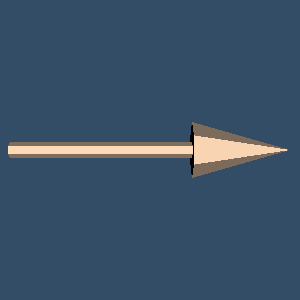

The script that drew this image:
#!/usr/bin/env python

# Render a 3D arrow using vtkArrowSource. The source produces a polygonal
# arrow pointing along the positive X axis.

# Factory overrides: importing these modules registers the OpenGL rendering
# and interaction style implementations for vtkRenderingCore factory classes.
import vtkmodules.vtkInteractionStyle  # noqa: F401
import vtkmodules.vtkRenderingOpenGL2  # noqa: F401
# VTK pipeline classes used in this example
from vtkmodules.vtkFiltersSources import vtkArrowSource
from vtkmodules.vtkRenderingCore import (
    vtkActor,
    vtkPolyDataMapper,
    vtkRenderWindow,
    vtkRenderWindowInteractor,
    vtkRenderer,
)

# Colors (normalized RGB)
peach_puff_rgb = (1.0, 0.855, 0.725)
dark_blue_background_rgb = (0.2, 0.302, 0.4)

# Source: generate arrow geometry
source = vtkArrowSource()

# Mapper: map poly data to graphics primitives
mapper = vtkPolyDataMapper()
mapper.SetInputConnection(source.GetOutputPort())

# Actor: assign visual properties
actor = vtkActor()
actor.SetMapper(mapper)
actor.GetProperty().SetColor(peach_puff_rgb)

# Renderer: assemble the scene
renderer = vtkRenderer()
renderer.AddActor(actor)
renderer.SetBackground(dark_blue_background_rgb)

# Window: display the rendered scene
render_window = vtkRenderWindow()
render_window.AddRenderer(renderer)
render_window.SetWindowName("geometric object arrow")
render_window.SetMultiSamples(0)
render_window.SetSize(300, 300)

# Interactor: handle mouse and keyboard events
render_window_interactor = vtkRenderWindowInteractor()
render_window_interactor.SetRenderWindow(render_window)

# Scene: configure the camera
renderer.ResetCamera()

# Start: launch the interactive visualization
render_window_interactor.Initialize()
render_window_interactor.Start()
